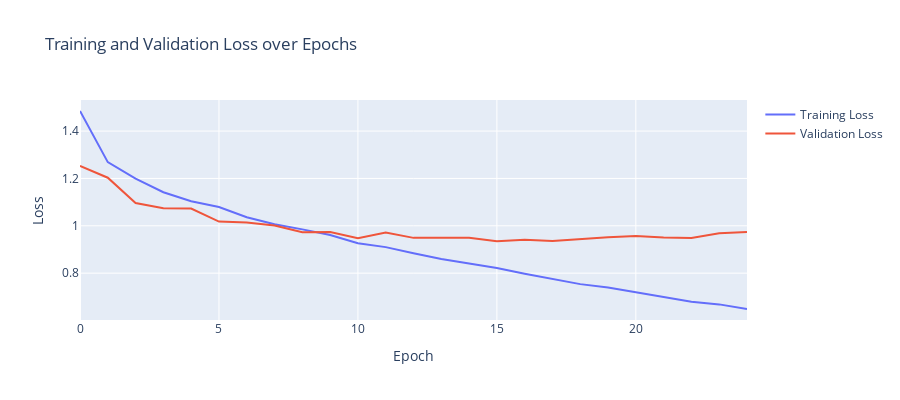

Write notebook code for a chart like this one.
### Code cell
import plotly.graph_objects as graph
# pio.renderers

fig = graph.Figure()

# the training loss 
fig.add_trace(graph.Scatter(y=train_loss, mode='lines', name='Training Loss'))
# the validation loss 
fig.add_trace(graph.Scatter(y=val_loss, mode='lines', name='Validation Loss'))
# Update the layout with titles and axis labels
fig.update_layout(title='Training and Validation Loss over Epochs',
                  xaxis_title='Epoch',
                  yaxis_title='Loss',
                  width=900,
                  height=400)

# fig.add_trace(go.Scatter(y=train_losses, fill='tozeroy', mode='lines', name='Training Loss'))  # Fill to x-axis
# fig.add_trace(go.Scatter(y=val_losses, fill='tozeroy', mode='lines', name='Validation Loss'))

fig.show()

### Figure 1 — Plotly figure (JSON) as saved in the notebook; plotly's stock layout.template omitted (floating-point values rounded to 4 significant figures)
{"data": [{"mode": "lines", "name": "Training Loss", "type": "scatter", "y": [1.485, 1.269, 1.199, 1.142, 1.104, 1.079, 1.036, 1.006, 0.9849, 0.9615, 0.9267, 0.91, 0.8838, 0.86, 0.8406, 0.8222, 0.7976, 0.7763, 0.7537, 0.7394, 0.7194, 0.6997, 0.6789, 0.6682, 0.6487]}, {"mode": "lines", "name": "Validation Loss", "type": "scatter", "y": [1.253, 1.203, 1.096, 1.074, 1.073, 1.018, 1.014, 1.002, 0.9732, 0.9737, 0.9475, 0.9719, 0.949, 0.9481, 0.9495, 0.9347, 0.9415, 0.9354, 0.9439, 0.9513, 0.9572, 0.9504, 0.9484, 0.9687, 0.9742]}], "layout": {"height": 400, "title": {"text": "Training and Validation Loss over Epochs"}, "width": 900, "xaxis": {"title": {"text": "Epoch"}}, "yaxis": {"title": {"text": "Loss"}}}}
